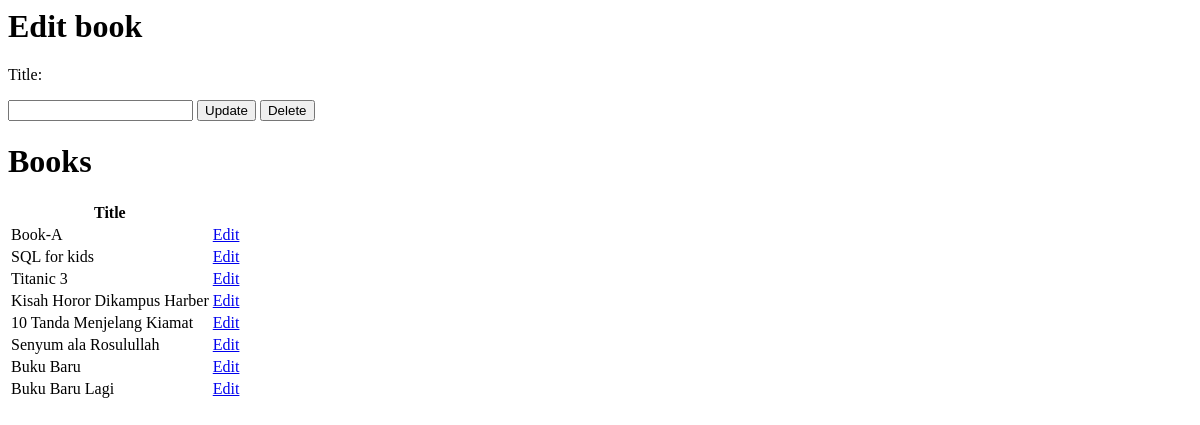
Before: /books/XYZ/edit with the older database file.
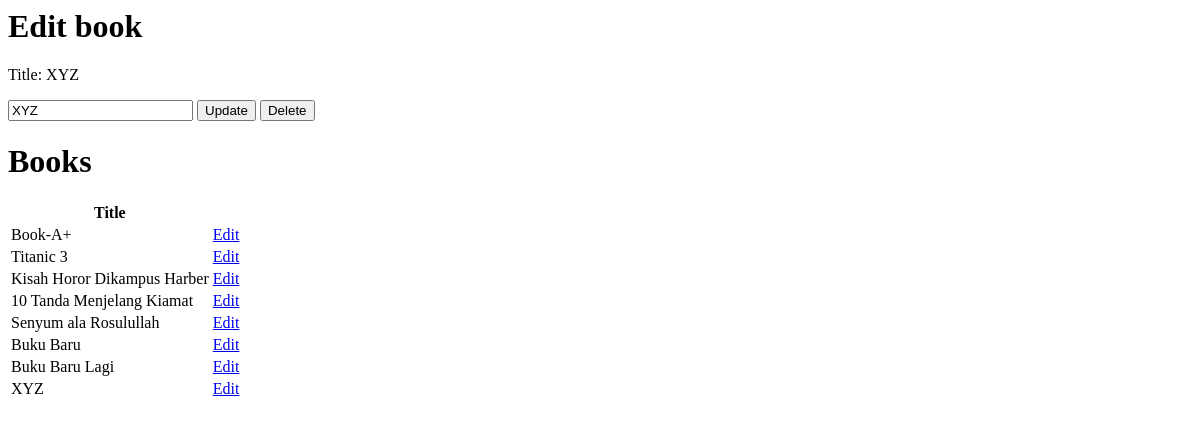
After: the same page with the newer database file.
### book.py (models this page shows, shortened)
class Book(db.Model):
    title = db.Column(db.String(80), unique=True, nullable=False, primary_key=True)

### book.py (the view)
@app.route("/books/<title>/edit", methods=["GET"])
def edit(title):
    book = Book.query.filter_by(title=title).first()
    books = Book.query.all()
    return render_template("edit.html", book=book, books=books)

### templates/edit.html (shortened to what this page needs)
<html>
  <body>
    <h1>Edit book</h1>
    <form method="POST" action="/books/update" style="display: inline">
      <p>Title: {{book.title}}</p>
      <input type="text" value="{{book.title}}" name="newtitle">
      <input type="submit" value="Update">
    </form>
    <form method="POST" action="/books/delete" style="display: inline">
      <input type="submit" value="Delete">
    </form>
    <h1>Books</h1>
    <table>
        <tr>
            <th>Title</th>
            <th></th>
        </tr>
        {% for book in books %}
            <tr><td>{{book.title}}</td>
                <td><a href='/books/{{ book.title }}/edit' />Edit</td>
            </tr>
        {% endfor %}
    </table>
  </body>
</html>

Changed rows visible on the page:
removed Book: title "Book-A"
removed Book: title "SQL for kids"
added Book: title "XYZ", newtitle "XYZ"
added Book: title "Book-A+"
